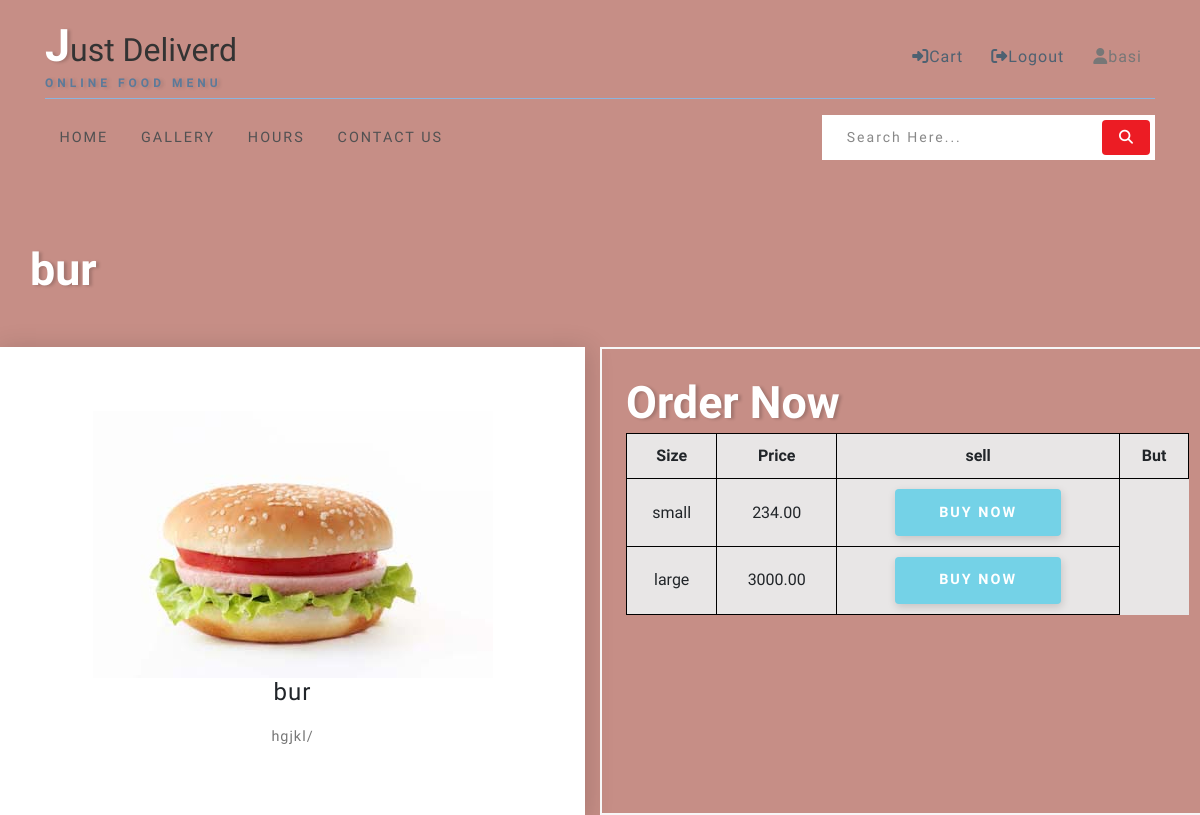
/product/1/ (signed in), run on the app's committed database.
### products_app/models.py (models this page shows, shortened)
class Product(models.Model):
    product_name =models.CharField(max_length=200,null=True)
    product_image =models.ImageField(upload_to='product_image',null=True)
    category=models.ForeignKey(Category,on_delete=models.CASCADE,null=True)
    product_description =models.TextField(null=True)

class ProductSizeAndPrice(models.Model):
    product=models.ForeignKey(Product,on_delete=models.CASCADE,null=True)
    size =models.CharField(max_length=255)
    price =models.DecimalField(max_digits=6, decimal_places=2)

### products_app/views.py (the view)
# urls.py: path('product/<int:id>/',views.select_product,name='select_product'),
def select_product(request,id):
    product=Product.objects.get(id=id)
    if request.user.is_authenticated:
        productssizeandprice=ProductSizeAndPrice.objects.filter(product=product)
        context ={
            'products':product,
            'productssizeandprice':productssizeandprice,
        }
        return render(request,'single_product.html',context)
    else:
        return render(request,'login.html')

### templates/single_product.html (shortened to what this page needs)
{% extends 'base.html' %}
{% load static %}
{%block main-content %}
<br><br>
        <div class="banner-wthree-info container">
            <div class="row">
                <div id="logo">
                    {% if products%}
                    <h1> <a href="index.html"><span class="log-w3pvt">{{products.product_name}}</span></a></h1>
                </div>
            </div>
        </div>
                <div class="row about-bottom-w3l text-center pt-lg-5" >
                            <div class="col-sm-6 about-grid">
                                <div class="about-grid-main">
                                    <img src="{{products.product_image.url}}" alt="" class="img-fluid">
                                    <h4 class="mb-3">{{products.product_name}}</h4>
                                    <p> {{products.product_description}}</p>
                                </div>
                            </div>
                            {%endif%}
                            <div class="col-md-6 contact_left p-4">
                                <div id="logo">
                                    <h1> <a href="index.html"><span class="log-w3pvt">Order Now</span></a></h1>
                                </div>
                                <table>
                                    <tr>
                                        <th>Size</th>
                                        <th>Price</th>
                                        <th>sell</th>
                                        <th>But</th>
                                    </tr>
                                    {% for productsizeprice in productssizeandprice%}
                                    <tr>
                                        <td name="size">{{productsizeprice.size}}</td>
                                        <td name="price">{{productsizeprice.price}}</td>
                                        <td><a href="{% url 'add_to_cart_item' productsizeprice.id %}"><button class="btn submit">Buy Now </button></a></td>
                                    </tr>
                                    {%endfor%}
                                </table>
                            </div>
        </div>
    </div>
{%endblock main-content%}

### templates/base.html (shortened to what this page needs)
{% load static %}
<!DOCTYPE html>
<html lang="eng">
<head>
    <link rel="stylesheet" href="{% static 'css/bootstrap.css' %}">
    <link rel="stylesheet" href="{% static 'css/style.css' %}" type="text/css" media="all" />
    <link href="{% static 'font-awesome.css' %}" rel="stylesheet">
    <link rel="stylesheet" href="https://cdnjs.cloudflare.com/ajax/libs/font-awesome/6.3.0/css/all.min.css">
</head>
<body>
    <div class="main-sec">
        <header class="py-sm-3 pt-3 pb-2" id="home">
            <div class="container">
                <div class="top-w3pvt d-flex">
                    <div id="logo">
                        <h1> <a href="{% url 'index' %}"><span class="log-w3pvt">J</span>ust Deliverd</a> <label class="sub-des">Online Food menu</label></h1>
                    </div>
                    <div class="forms ml-auto">
                        {% if user.is_authenticated %}
                        <a href="{% url 'cart_detail' %}" class="btn"><i class="fa-solid fa-right-to-bracket"></i>Cart</a>
                        <a href="{% url 'logout_page' %}" class="btn"><i class="fa-solid fa-right-from-bracket"></i>Logout</a>
                        <P class="btn"><i class="fa-solid fa-user"></i>{{user.username }}</p>
                        {% else %}
                        {% comment %} <a href="{% url 'login' %}" class="btn"><i class="fa-solid fa-right-to-bracket"></i>Login</a> {% endcomment %}
                        <a href="{% url 'register' %}" class="btn"><i class="fa-solid fa-user-plus"></i> SignUp</a>
                        {%endif%}
                    </div>
                </div>
                <div class="nav-top-wthree">
                    <nav>
                        <ul class="menu">
                            <li><a href="{% url 'index' %}">Home</a></li>
                            <li><a href="{% url 'galllery' %}">Gallery</a></li>
                            <li><a href="{% url 'hours' %}">Hours</a></li>
                            <li><a href="{% url 'contact' %}">Contact Us</a></li>
                        </ul>
                    </nav>
                    <div class="search-form ml-auto">
                        <div class="form-w3layouts-grid">
                            <form action="#" method="post" class="newsletter">
                                <input class="search" type="search" placeholder="Search here..." required="">
                                <button class="form-control btn" value=""><span class="fa fa-search"></span></button>
                            </form>
                        </div>
                    </div>
                </div>
            </div>
        </header>
         {%block main-content %} {%endblock main-content%}
</body>
</html>

### static/css/style.css (style rules this page uses)
html, body { margin: 0; font-size: 100%; background: #443946; font-family: 'Hind', sans-serif; scroll-behavior: smooth; }
body a { text-decoration: none; transition: 0.5s all; -webkit-transition: 0.5s all; -moz-transition: 0.5s all; -o-transition: 0.5s all; -ms-transition: 0.5s all; }
input[type="button"], input[type="submit"], input[type="text"], input[type="email"], input[type="search"] { transition: 0.5s all; -webkit-transition: 0.5s all; -moz-transition: 0.5s all; -o-transition: 0.5s all; -ms-transition: 0.5s all; font-family: 'Hind', sans-serif; }
h1, h2, h3, h4, h5, h6 { margin: 0; letter-spacing: 1px; font-family: 'Hind',sans-serif; }
p { font-size: 0.9em; color: #777; line-height: 1.9em; letter-spacing: 1px; margin-bottom: 0; }
ul { margin: 0; padding: 0; }
.forms { margin-top: 1.4em; }
.top-w3pvt { border-bottom: 1px solid #8bb4df; padding-bottom: 0.5em; }
.nav-top-wthree { margin: 1em 0; }
header a.btn { border-radius: 4px; color: #4d6171; letter-spacing: 1px; border: none; outline: none; }
.search-form { width: 30%; }
form.newsletter { background: #fff; padding: 0.3em; display: flex; }
header .search { outline: none; padding: 6px 20px; font-size: 14px; color: #000; width: 85%; background: transparent; text-transform: capitalize; border: none; letter-spacing: 2px; float: left; }
header button.btn { color: #fff; border: none; padding: 7px 0px; text-transform: uppercase; text-decoration: none; background: transparent; -webkit-transition: 0.5s all; -moz-transition: 0.5s all; -o-transition: 0.5s all; -ms-transition: 0.5s all; transition: 0.5s all; float: right; cursor: pointer; width: 15%; font-size: 14px; text-align: center; background: #ec1c24; }
nav { margin: 0; padding: 0; margin-top: 10px; float: left; }
#logo a { float: left; font-size: .8em; display: initial; margin: 0; letter-spacing: 0px; color: #333; font-weight: 300; padding: 3px 0; border: none; }
#logo a span { color: #fff; font-size: 1.4em; font-weight: 700; text-shadow: 3px 1px 3px rgba(19, 18, 18, 0.19); }
.sub-des { text-transform: uppercase; display: block; font-size: 0.3em; margin: 0; color: #5b7a9a; letter-spacing: 4px; font-weight: 600; text-shadow: 3px 1px 3px rgba(78, 73, 73, 0.21); }
nav:after { content: ""; display: table; clear: both; }
nav ul { padding: 0; margin: 0; list-style: none; position: relative; }
nav ul li { margin: 0px; display: inline-block; }
nav a { letter-spacing: 2px; padding-left: 0; padding-right: 0; padding: 10px 0; font-weight: 400; font-size: 0.9em; margin: 0 1em; color: #515152; text-transform: uppercase; }
li > a:only-child:after { content: ''; }
.main-sec { background: #c68e86; min-height: 43em; position: relative; }
.btn.submit { background: #74d2e7; -moz-transition: all 0.25s ease; -o-transition: all 0.25s ease; -webkit-transition: all 0.25s ease; transition: all 0.25s ease; color: #fff; padding: 0.8em 3em; text-transform: uppercase; font-size: 0.9em; letter-spacing: 2px; font-weight: 600; -moz-box-shadow: 1px 3px 8px 0 rgba(0, 0, 0, 0.15); -webkit-box-shadow: 1px 3px 8px 0 rgba(0, 0, 0, 0.15); box-shadow: 1px 3px 8px 0 rgba(0, 0, 0, 0.15); }
.contact_right, .contact_left { border: 2px solid #f7f7f7; }
@media (max-width:1366px) { .main-sec { min-height: 35em; position: relative; } }
.about-grid-main { background: #fff; padding: 4em 3em; box-shadow: 0 4px 16px 0 rgba(0, 0, 0, 0.25); -webkit-box-shadow: 1px 4px 24px 3px rgba(0, 0, 0, 0.14); -moz-box-shadow: 0 4px 16px 0 rgba(0, 0, 0, 0.25); transition: 0.5s all; -webkit-transition: 0.5s all; -moz-transition: 0.5s all; -o-transition: 0.5s all; }
table { border-collapse: collapse; width: 100%; text-align: center; background-color: rgb(232, 230, 230); }
th, td { padding: 10px; border: 1px solid black; }
img { max-width: 100%; height: auto; }

### data on the page
Product: product_name "bur", product_image (picture), product_description "hgjkl/"
ProductSizeAndPrice: size "small", price "234.00"
ProductSizeAndPrice: size "large", price "3000.00"

### other printed values
{{ user.username }} "basi"
